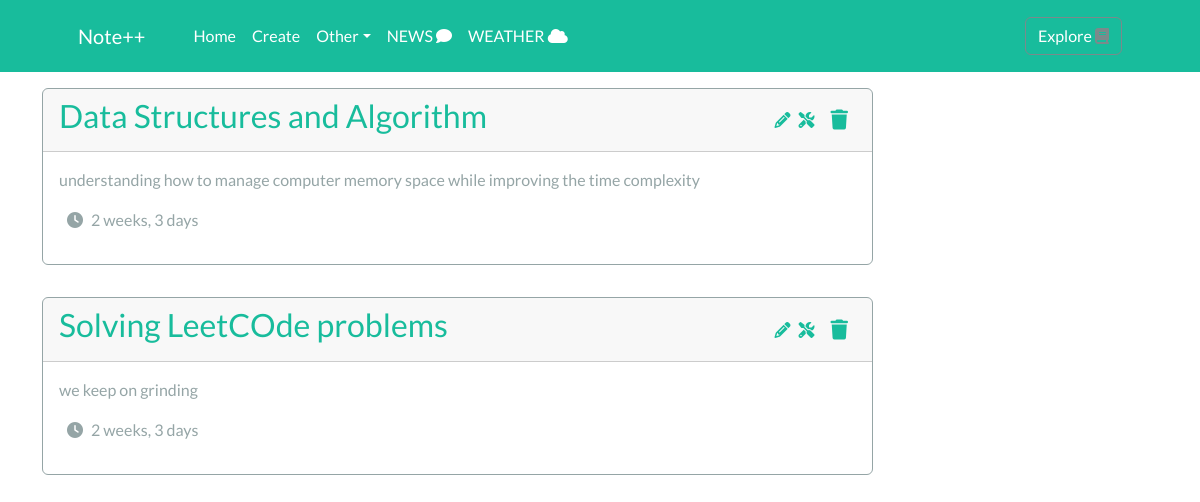
The page / (signed in) on the database as committed earlier.
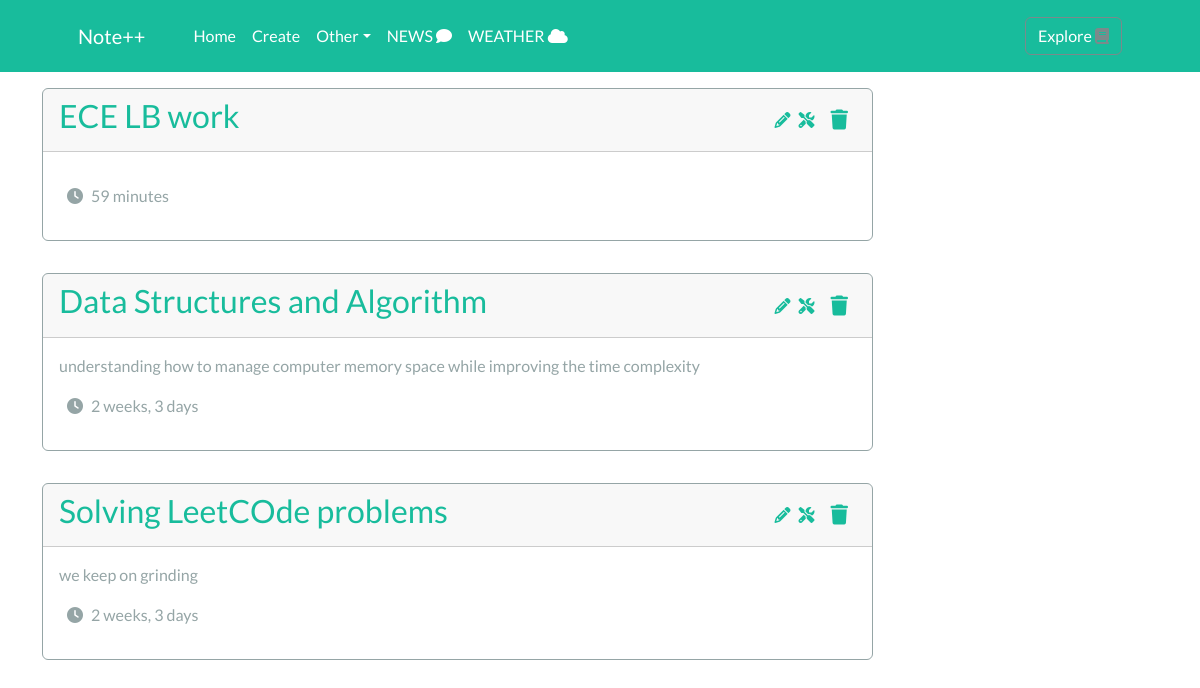
The same page on the database as committed later.
### core/models.py (models this page shows, shortened)
class Course(models.Model):
    title = models.CharField(max_length=200)
    description = models.TextField(null=True, blank=True)
    created = models.DateTimeField(auto_now_add=True)
    author = models.ForeignKey(User, on_delete=models.CASCADE)

### core/views.py (the view)
# urls.py: path('', Index, name='Index'),
@login_required
def Index(request):
    courses = Course.objects.filter(author=request.user).order_by('-created')# Retrieve Data from the Database
    context = {'courses':courses} # Pass retrieved data to the frontend
    return render(request, 'core/admin/index.html', context)

### core/templates/core/admin/index.html (shortened to what this page needs)
{% extends 'core/admin/base.html' %}
{% load static %}
    {% block content %}
    <div class="container">
        {% if courses %}
        <div class="row">
            <div class="col-md-9">
                {% for course in courses %}
                <div class="row mt-3">
                    <div class="col-lg-12">
                        <div class="card border-secondary mb-3">
                            <div class="card-header d-flex justify-content-between">
                                <div class="">
                                    <a style="text-decoration: none;" href="{% url 'CourseDetail' course.pk %}" class=""><h3>{{course.title}}</h3></a>
                                </div>
                                <div class="d-flex align-items-center">
                                <a href="{% url 'CreateNote' course.pk %}"><i class="fa fa-pencil"></i></a>
                                <a href="{% url 'UpdateCourse' course.pk %}"><i class="fa-solid fa-screwdriver-wrench m-2"></i></a>
                                <a href="{% url 'DeleteCourse' course.pk %}" data-bs-toggle="modal" data-bs-target="#exampleModal"><i style="font-size: 20px;"class="fa fa-trash m-2"></i></a>
                                </div>
                            </div>
                            <div class="card-body text-secondary">
                            <p class="card-tittle">{{course.description}}</p>
                            <p class=""><i class="fa fa-clock mx-2"></i>{{course.created|timesince}}</p>
                            </div>
                        </div>
                    </div>
                </div>
                {% endfor %}
            </div>
            <div class="col-md-3">
            </div>
        </div>
        {% endif %}
    </div>
    {% endblock %}

Rows that differ between the two databases and show on the page:
added Course: title "ECE LB work", created "59 minutes"
